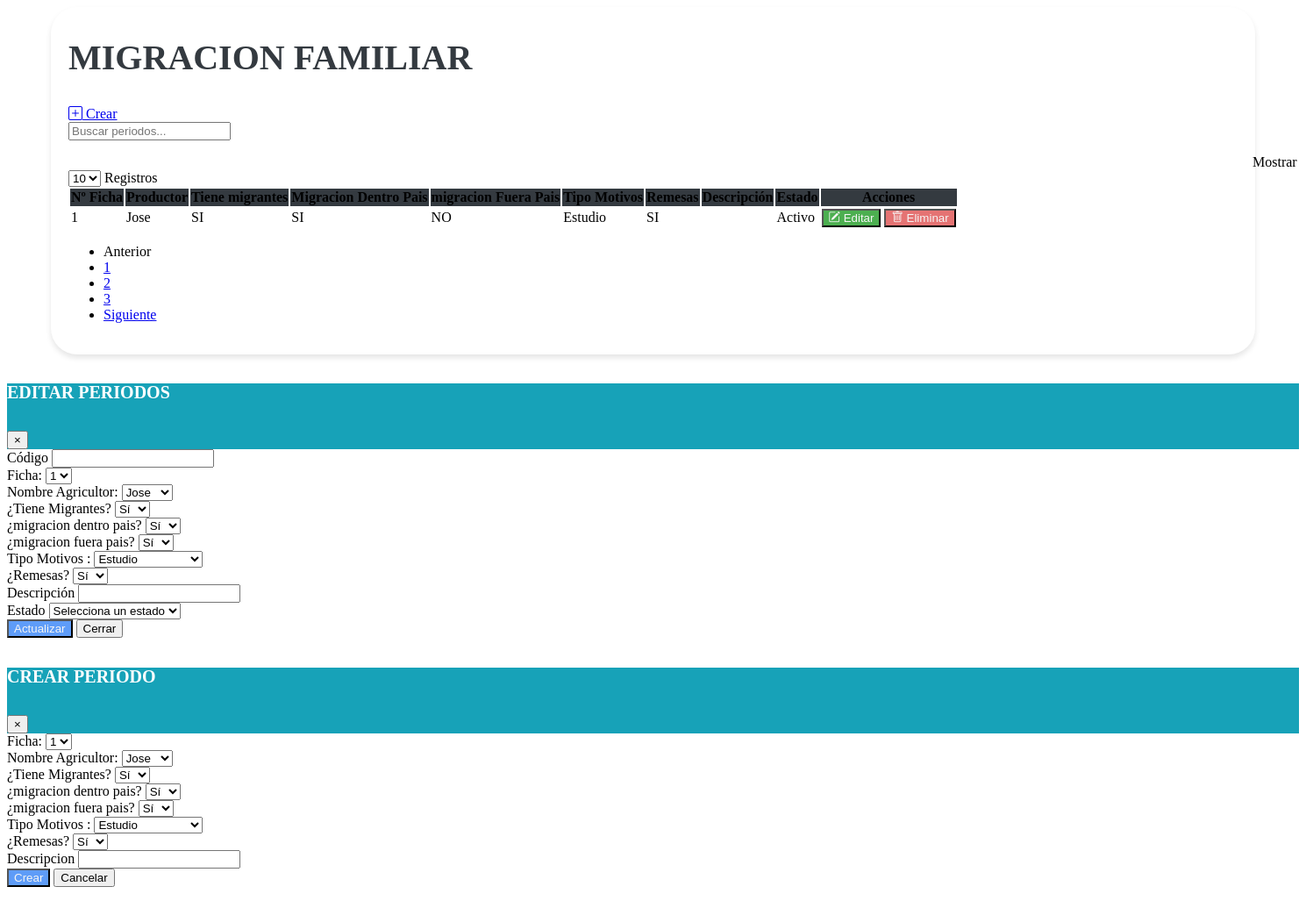
Before: /vistas/Mantenimiento_Migracion_Familiar.php with the older database file.
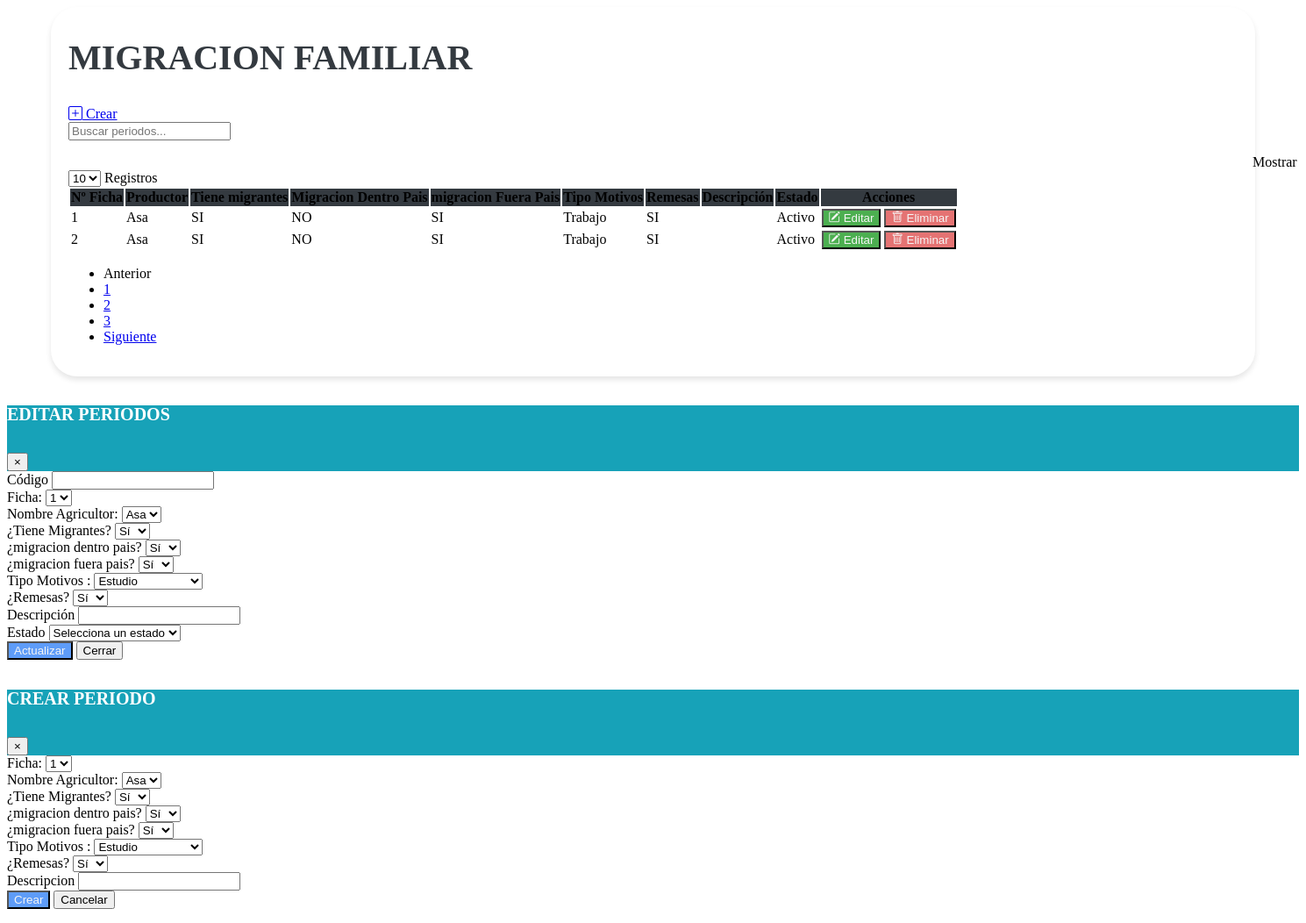
After: the same page with the newer database file.
### tables this page shows
CREATE TABLE IF NOT EXISTS `tbl_migracion_familiar` (
  `id_ficha` bigint(20) DEFAULT NULL,
  `id_productor` bigint(20) DEFAULT NULL,
  `id_migracion` bigint(20) NOT NULL AUTO_INCREMENT,
  `tiene_migrantes` enum('S','N') DEFAULT NULL,
  `migracion_dentro_pais` enum('S','N') DEFAULT NULL,
  `migracion_fuera_pais` enum('S','N') DEFAULT NULL,
  `id_tipo_motivos` bigint(20) DEFAULT NULL,
  `remesas` enum('S','N') DEFAULT NULL,
  `descripcion` text DEFAULT NULL,
  `creado_por` varchar(50) DEFAULT NULL,
  `fecha_creacion` timestamp NOT NULL DEFAULT current_timestamp(),
  `modificado_por` varchar(50) DEFAULT NULL,
  `fecha_modificacion` timestamp NOT NULL DEFAULT current_timestamp() ON UPDATE current_timestamp(),
  `estado` enum('A','I') DEFAULT NULL,
  PRIMARY KEY (`id_migracion`),
  KEY `fk_id_ficha_migracion_familiar` (`id_ficha`),
  KEY `fk_id_productor_migracion_familiar` (`id_productor`),
  KEY `fk_id_tipo_motivos` (`id_tipo_motivos`),
  CONSTRAINT `fk_id_ficha_migracion_familiar` FOREIGN KEY (`id_ficha`) REFERENCES `fichas` (`id_ficha`),
  CONSTRAINT `fk_id_productor_migracion_familiar` FOREIGN KEY (`id_productor`) REFERENCES `tbl_productor` (`id_productor`),
  CONSTRAINT `fk_id_tipo_motivos` FOREIGN KEY (`id_tipo_motivos`) REFERENCES `tbl_motivos_migracion` (`Id_motivo`)
);

CREATE TABLE IF NOT EXISTS `tbl_productor` (
  `id_ficha` varchar(50) DEFAULT NULL,
  `id_productor` bigint(20) NOT NULL AUTO_INCREMENT,
  `primer_nombre` varchar(255) DEFAULT NULL,
  `segundo_nombre` varchar(255) DEFAULT NULL,
  `primer_apellido` varchar(255) DEFAULT NULL,
  `segundo_apellido` varchar(255) DEFAULT NULL,
  `identificacion` bigint(20) DEFAULT NULL,
  `fecha_nacimiento` date DEFAULT NULL,
  `genero` varchar(10) DEFAULT NULL,
  `estado_civil` varchar(20) DEFAULT NULL,
  `nivel_escolaridad` varchar(50) DEFAULT NULL,
  `ultimo_grado_escolar_aprobado` varchar(50) DEFAULT NULL,
  `telefono_1` int(11) DEFAULT NULL,
  `telefono_2` int(11) DEFAULT NULL,
  `telefono_3` int(11) DEFAULT NULL,
  `email_1` varchar(255) DEFAULT NULL,
  `email_2` varchar(255) DEFAULT NULL,
  `email_3` varchar(255) DEFAULT NULL,
  `descripcion` text DEFAULT NULL,
  `creado_por` varchar(25) DEFAULT NULL,
  `fecha_creacion` timestamp NOT NULL DEFAULT current_timestamp() ON UPDATE current_timestamp(),
  `modificado_por` varchar(25) DEFAULT NULL,
  `fecha_modificacion` timestamp NOT NULL DEFAULT current_timestamp(),
  `estado` enum('A','I') DEFAULT NULL,
  PRIMARY KEY (`id_productor`) USING BTREE
);

CREATE TABLE IF NOT EXISTS `tbl_motivos_migracion` (
  `Id_motivo` bigint(20) NOT NULL AUTO_INCREMENT,
  `Motivo` varchar(255) DEFAULT NULL,
  `Descripcion` text DEFAULT NULL,
  `Creado_por` varchar(255) DEFAULT NULL,
  `Fecha_creacion` timestamp NOT NULL DEFAULT current_timestamp(),
  `Modificado_por` varchar(255) DEFAULT NULL,
  `Fecha_Actualizacion` timestamp NOT NULL DEFAULT current_timestamp() ON UPDATE current_timestamp(),
  `Estado` enum('A','I') NOT NULL DEFAULT 'A',
  PRIMARY KEY (`Id_motivo`)
);

### vistas/Mantenimiento_Migracion_Familiar.php (the view, shortened to what the rows shown need)
<link href="https://cdn.jsdelivr.net/npm/bootstrap-icons@1.10.0/font/bootstrap-icons.css" rel="stylesheet">
<link rel="stylesheet" href="assets/css/estilos.css">
<div class="containertable">
    <div class="d-flex justify-content-between align-items-end mb-4">
        <div>
            <h1 class="poppins-font mb-2">MIGRACION FAMILIAR</h1>
            <br>
        </div>
    </div>
    <div class="table-responsive">
        <table class="table table-hover">
            <thead class="table-dark text-center" style="background-color: #343A40;">
                <tr>
                    <th scope="col">Nº Ficha </th>
                    <th scope="col">Productor</th>
                    <th scope="col">Tiene migrantes</th>
                    <th scope="col">Migracion Dentro Pais</th>
                    <th scope="col">migracion Fuera Pais</th>
                    <th scope="col">Tipo Motivos</th>
                    <th scope="col">Remesas</th>
                    <th scope="col">Descripción</th>
                    <th scope="col">Estado</th>
                    <th scope="col">Acciones</th>
                </tr>
            </thead>
            <tbody class="text-center">
                <?php
                include "../php/conexion_be.php";
                $sql = $conexion->query("SELECT
                MF.id_ficha,
                P.primer_nombre,
                MM.Motivo,
                MF.*
            FROM
                tbl_migracion_familiar MF
                INNER JOIN fichas F ON MF.id_ficha = F.id_ficha
                INNER JOIN tbl_productor P ON MF.id_productor = P.id_productor
                INNER JOIN tbl_motivos_migracion MM ON MF.id_tipo_motivos = MM.Id_motivo;
            ");
                while ($datos = $sql->fetch_object()) { ?>
                    <tr>
                        <td><?= $datos->id_migracion ?></td>
                        <td><?= $datos->primer_nombre ?></td>
                        <td><?php
                            if ($datos->tiene_migrantes == "S") {
                                echo '<span class="badge bg-success">SI</span>';
                            } else {
                                echo '<span class="badge bg-danger">NO</span>';
                            }
                            ?>
                        </td>
                        <td><?php
                            if ($datos->migracion_dentro_pais == "S") {
                                echo '<span class="badge bg-success">SI</span>';
                            } else {
                                echo '<span class="badge bg-danger">NO</span>';
                            }
                            ?>
                        </td>
                        <td><?php
                            if ($datos->migracion_fuera_pais == "S") {
                                echo '<span class="badge bg-success">SI</span>';
                            } else {
                                echo '<span class="badge bg-danger">NO</span>';
                            }
                            ?>
                        </td>
                        <td><?= $datos->Motivo ?></td>
                        <td><?php
                            if ($datos->remesas == "S") {
                                echo '<span class="badge bg-success">SI</span>';
                            } else {
                                echo '<span class="badge bg-danger">NO</span>';
                            }
                            ?>
                        </td>
                        <td><?= $datos->descripcion ?></td>
                        <td><?php
                            if ($datos->estado == "A") {
                                echo '<span class="badge bg-success">Activo</span>';
                            } else {
                                echo '<span class="badge bg-danger">Inactivo</span>';
                            }
                            ?></td>
                        <td>
                            <button type="button" class="btn btn-editar" data-toggle="modal" data-target="#modalEditar" onclick="abrirModalEditar('<?= $datos->id_migracion ?>', '<?= $datos->id_ficha ?>', '<?= $datos->id_productor ?>','<?= $datos->tiene_migrantes ?>', '<?= $datos->migracion_dentro_pais ?>','<?= $datos->migracion_fuera_pais ?>', '<?= $datos->id_tipo_motivos ?>','<?= $datos->remesas ?>', '<?= $datos->descripcion ?>', '<?= $datos->estado ?>')">
                                <i class="bi bi-pencil-square"></i>
                                Editar
                            </button>
                            <form id="deleteForm" method="POST" action="modelos/eliminar_migracion_familiar.php" style="display: inline;">
                                <button type="submit" class="btn btn-eliminar">
                                    <i class="bi bi-trash"></i>
                                    Eliminar
                                </button>
                            </form>
                        </td>
                    </tr>
                <?php }
                ?>
            </tbody>
        </table>
    </div>
</div>

Changed rows visible on the page:
changed tbl_migracion_familiar id 1: id_productor.primer_nombre "Jose" → "Asa"; id_tipo_motivos.Motivo "Estudio" → "Trabajo"; migracion_dentro_pais "SI" → "NO"; migracion_fuera_pais "NO" → "SI"
added tbl_migracion_familiar: id_migracion "2", id_productor.primer_nombre "Asa", tiene_migrantes "SI", migracion_dentro_pais "NO", migracion_fuera_pais "SI", id_tipo_motivos.Motivo "Trabajo", remesas "SI", estado "Activo"
Other visible differences:
form field id_productor: "Jose" → "Asa"
